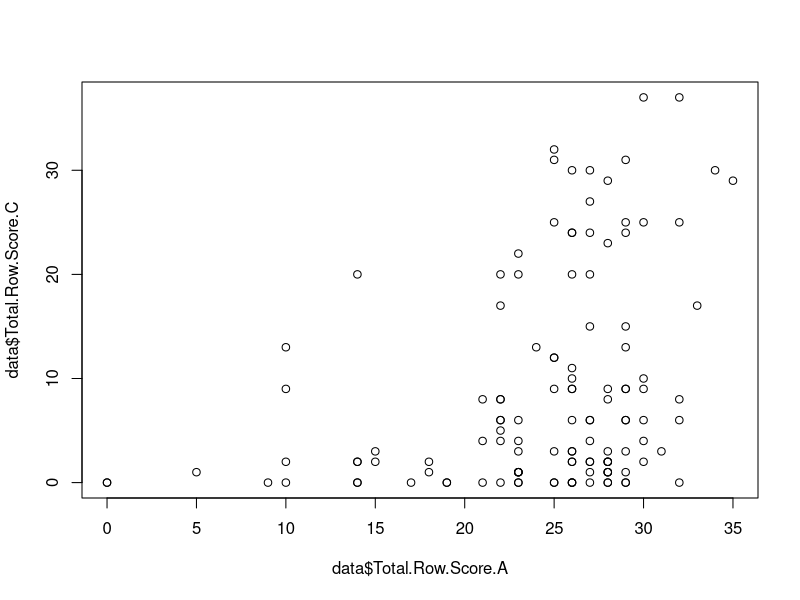
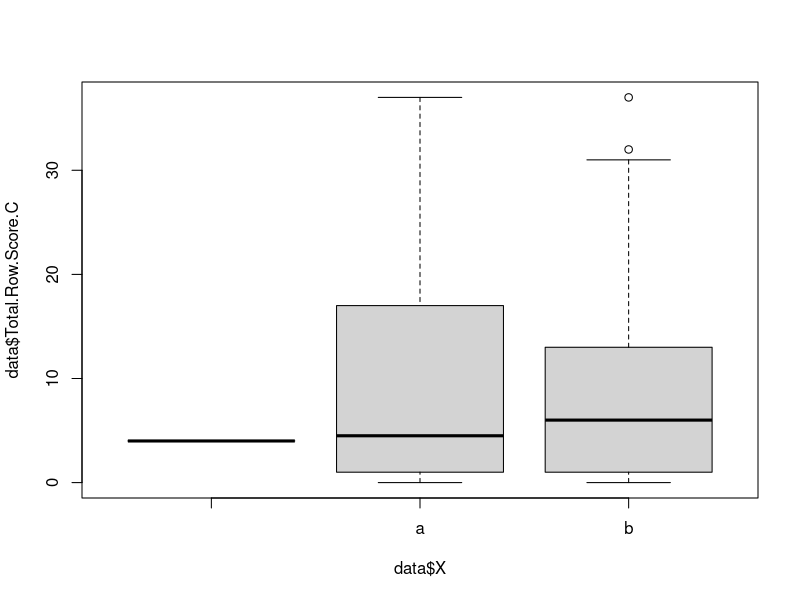
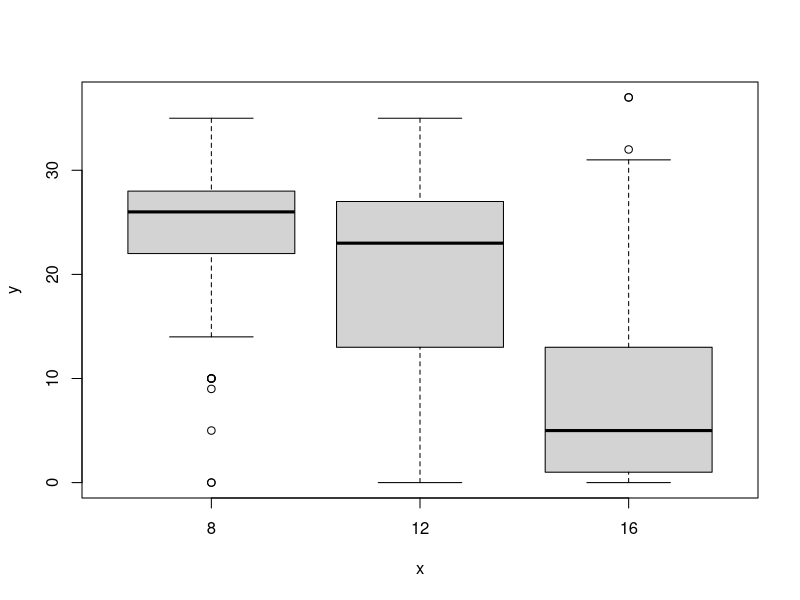

Write the R code that produced these figures, in order.
## ---- chunk 1
library(tidyverse)
## ---- chunk 2
data <- read.csv("muteret-data.csv")
data
## ---- chunk 3
summary(lm(data = data, Total.Row.Score.C ~ Anteroposterior.1.1 + Anteroposterior + Vertical.1.1 + Vertical.2.1 + Transverse.1 + Crowding.1 + Spacing.1 + Tooth.shape.size..1 + Pan.2..1 + Goslon.Score.A))
## ---- chunk 4
summary(lm(data = data, Total.Row.Score.C ~ Anteroposterior.1.1 + Anteroposterior + Pan.2..1 + Goslon.Score.A + alder.C))
## ---- chunk 5
plot(data$Total.Row.Score.A, data$Total.Row.Score.C)
## ---- chunk 6
boxplot(data$Total.Row.Score.C~data$X)
## ---- chunk 7
y <- c(data$Total.Row.Score.A, data$Total.Row.Score.B, data$Total.Row.Score.C)
x <- c()
for (i in c(8, 12, 16)) {
  for (j in c(0:122)) {
    x <- append(x, i)
  }
}
## ---- chunk 8
boxplot(y~x)
